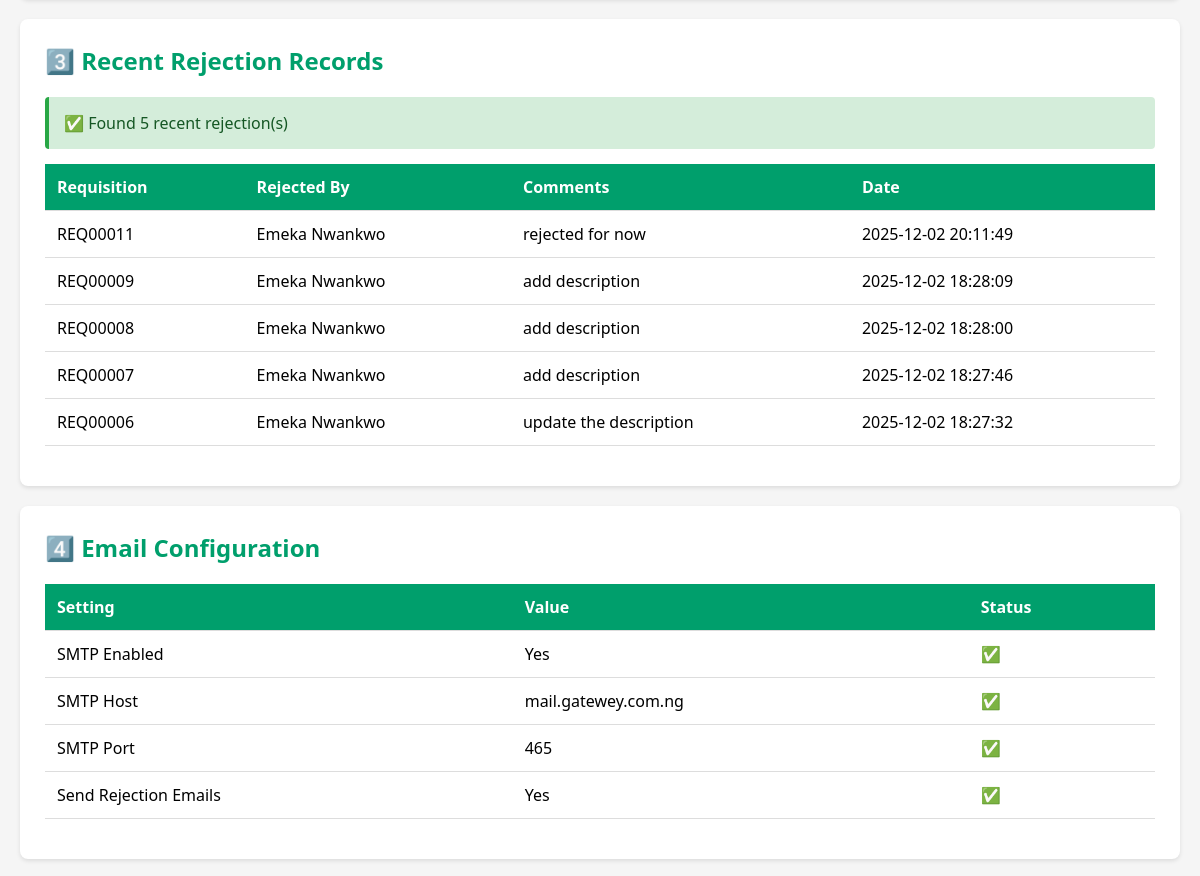
The app's page /test.php (middle part), older data.
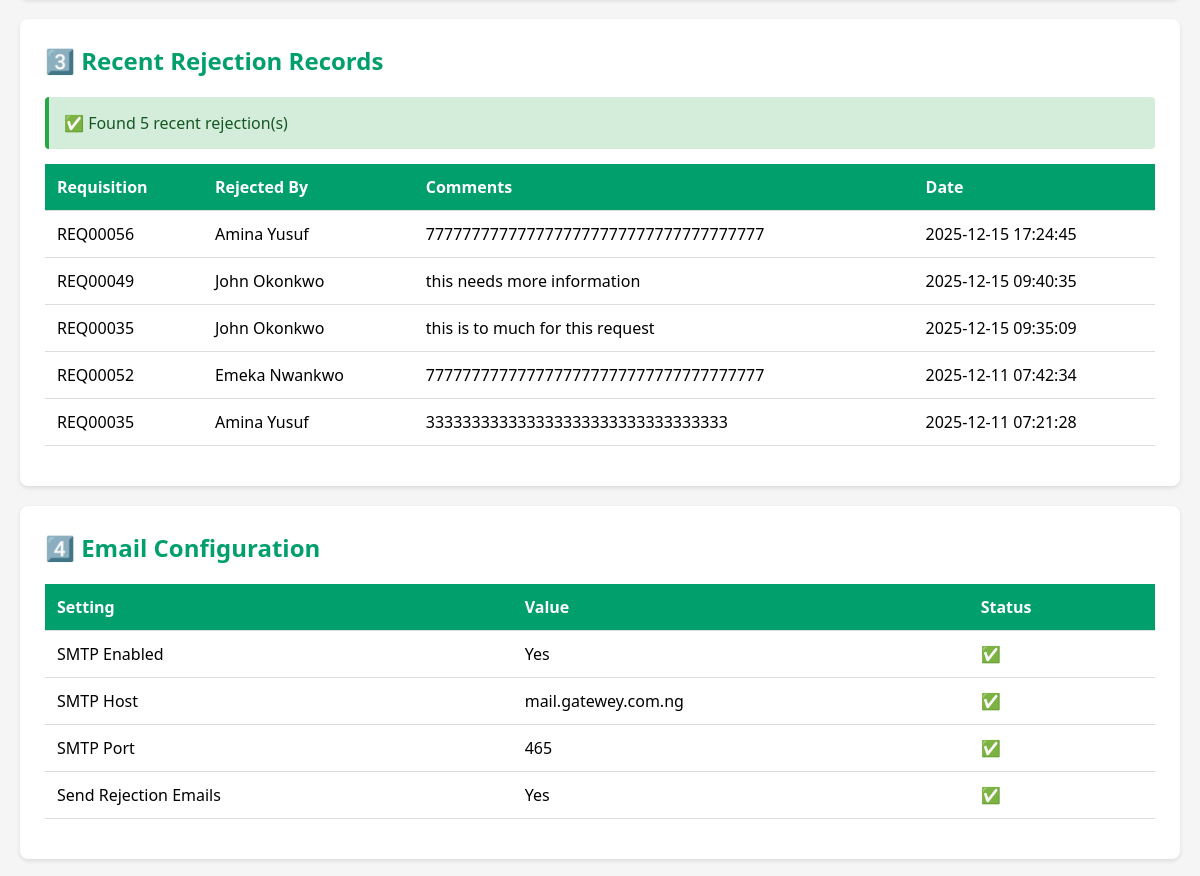
The same page, newer data.
### tables this page shows
CREATE TABLE `requisition_approvals` (
  `id` int NOT NULL,
  `requisition_id` int NOT NULL,
  `user_id` int NOT NULL,
  `role_at_approval` varchar(50) NOT NULL,
  `action` enum('approved','rejected','returned') NOT NULL,
  `comments` text,
  `ip_address` varchar(45) DEFAULT NULL,
  `created_at` timestamp NOT NULL DEFAULT CURRENT_TIMESTAMP
);

CREATE TABLE `requisitions` (
  `id` int NOT NULL,
  `requisition_number` varchar(50) NOT NULL,
  `user_id` int NOT NULL,
  `department_id` int NOT NULL,
  `purpose` text NOT NULL,
  `description` text COMMENT 'Additional information or notes about the requisition',
  `total_amount` decimal(15,2) NOT NULL,
  `category_id` int DEFAULT NULL,
  `status` enum('draft','pending_line_manager','pending_md','pending_finance_manager','approved_for_payment','paid','completed','rejected','cancelled') NOT NULL DEFAULT 'draft',
  `current_approver_id` int DEFAULT NULL,
  `rejection_reason` text,
  `rejected_by_id` int DEFAULT NULL,
  `rejected_at` timestamp NULL DEFAULT NULL,
  `payment_date` timestamp NULL DEFAULT NULL,
  `payment_method` varchar(50) DEFAULT NULL,
  `payment_reference` varchar(100) DEFAULT NULL,
  `payment_notes` text,
  `receipt_uploaded` tinyint(1) DEFAULT '0',
  `receipt_uploaded_at` timestamp NULL DEFAULT NULL,
  `is_draft` tinyint(1) DEFAULT '0',
  `created_at` timestamp NOT NULL DEFAULT CURRENT_TIMESTAMP,
  `updated_at` timestamp NOT NULL DEFAULT CURRENT_TIMESTAMP ON UPDATE CURRENT_TIMESTAMP,
  `submitted_at` timestamp NULL DEFAULT NULL,
  `paid_by` int DEFAULT NULL,
  `receipt_file_path` varchar(500) DEFAULT NULL,
  `receipt_file_name` varchar(255) DEFAULT NULL,
  `receipt_notes` text
);

CREATE TABLE `users` (
  `id` int NOT NULL,
  `role_id` int NOT NULL,
  `department_id` int DEFAULT NULL,
  `first_name` varchar(50) NOT NULL,
  `last_name` varchar(50) NOT NULL,
  `email` varchar(100) NOT NULL,
  `password_hash` varchar(255) NOT NULL,
  `phone` varchar(20) DEFAULT NULL,
  `is_active` tinyint(1) DEFAULT '1',
  `last_login` timestamp NULL DEFAULT NULL,
  `created_at` timestamp NOT NULL DEFAULT CURRENT_TIMESTAMP,
  `updated_at` timestamp NOT NULL DEFAULT CURRENT_TIMESTAMP ON UPDATE CURRENT_TIMESTAMP
);

### config/database.php (called while the page is built, shortened)
<?php
class Database {
    private static $instance = null;
    private $connection = null;
    private function __construct() {
        try {
            $dsn = DB_DSN;
            $options = [
                PDO::ATTR_ERRMODE            => PDO::ERRMODE_EXCEPTION,
                PDO::ATTR_DEFAULT_FETCH_MODE => PDO::FETCH_ASSOC,
                PDO::ATTR_EMULATE_PREPARES   => false,
                PDO::ATTR_PERSISTENT         => DB_PERSISTENT,
                PDO::MYSQL_ATTR_INIT_COMMAND => "SET NAMES " . DB_CHARSET
            ];
            $this->connection = new PDO($dsn, DB_USER, DB_PASS, $options);
        } catch (PDOException $e) {
            error_log("Database Connection Error: " . $e->getMessage());
            if (defined('APP_ENV') && APP_ENV === 'development' && APP_DEBUG) {
                die("Database Connection Failed: " . $e->getMessage());
            } else {
                die("A database error occurred. Please contact the administrator.");
            }
        }
    }
    public static function getInstance() {
        if (self::$instance === null) {
            self::$instance = new self();
        }
        return self::$instance;
    }
    public function execute($sql, $params = []) {
        try {
            $stmt = $this->connection->prepare($sql);
            $stmt->execute($params);
            return $stmt;
        } catch (PDOException $e) {
            error_log("Query Execution Error: " . $e->getMessage() . " | SQL: " . $sql);
            throw $e;
        }
    }
    public function fetchAll($sql, $params = []) {
        $stmt = $this->execute($sql, $params);
        return $stmt->fetchAll();
    }
}

### test.php (the view, shortened to what this page needs)
<?php
require_once 'config/database.php';
require_once 'config/email.php';
?>
<!DOCTYPE html>
<html lang="en">
<head>
</head>
<body>
    <?php
    try {
        $db = Database::getInstance();
    } catch (Exception $e) {
        echo '<div class="error">❌ Database connection failed: ' . htmlspecialchars($e->getMessage()) . '</div>';
        die();
    }
    echo '<div class="section">';
    echo '<h2>3️⃣ Recent Rejection Records</h2>';
    try {
        $rejections = $db->fetchAll(
            "SELECT ra.*, u.first_name, u.last_name, r.requisition_number
             FROM requisition_approvals ra
             INNER JOIN users u ON ra.user_id = u.id
             INNER JOIN requisitions r ON ra.requisition_id = r.id
             WHERE ra.action = ?
             ORDER BY ra.created_at DESC
             LIMIT 5",
            [APPROVAL_REJECTED]
        );
        if (empty($rejections)) {
            echo '<div class="warning">⚠️ No rejection records found in the database</div>';
        } else {
            echo '<div class="success">✅ Found ' . count($rejections) . ' recent rejection(s)</div>';
            echo '<table>';
            echo '<tr><th>Requisition</th><th>Rejected By</th><th>Comments</th><th>Date</th></tr>';
            foreach ($rejections as $rej) {
                echo '<tr>';
                echo '<td>' . htmlspecialchars($rej['requisition_number']) . '</td>';
                echo '<td>' . htmlspecialchars($rej['first_name'] . ' ' . $rej['last_name']) . '</td>';
                echo '<td>' . htmlspecialchars(substr($rej['comments'] ?? 'No comment', 0, 50)) . '</td>';
                echo '<td>' . htmlspecialchars($rej['created_at']) . '</td>';
                echo '</tr>';
            }
            echo '</table>';
        }
    } catch (Exception $e) {
        echo '<div class="error">❌ Query failed: ' . htmlspecialchars($e->getMessage()) . '</div>';
        echo '<div class="warning">';
        echo '<strong>This error suggests the column name mismatch issue!</strong><br>';
        echo 'The query is trying to use <code>user_id</code> but your table might have <code>approver_id</code> instead.';
        echo '</div>';
    }
    echo '</div>';
    echo '<div class="section">';
    echo '<h2>4️⃣ Email Configuration</h2>';
    echo '<table>';
    echo '<tr><th>Setting</th><th>Value</th><th>Status</th></tr>';
    echo '<tr><td>SMTP Enabled</td><td>' . (SMTP_ENABLED ? 'Yes' : 'No') . '</td><td>' . (SMTP_ENABLED ? '<span style="color: green;">✅</span>' : '<span style="color: red;">❌</span>') . '</td></tr>';
    echo '<tr><td>SMTP Host</td><td>' . htmlspecialchars(SMTP_HOST) . '</td><td>✅</td></tr>';
    echo '<tr><td>SMTP Port</td><td>' . htmlspecialchars(SMTP_PORT) . '</td><td>✅</td></tr>';
    echo '<tr><td>Send Rejection Emails</td><td>' . (SEND_REQUISITION_REJECTED_EMAIL ? 'Yes' : 'No') . '</td><td>' . (SEND_REQUISITION_REJECTED_EMAIL ? '<span style="color: green;">✅</span>' : '<span style="color: red;">❌</span>') . '</td></tr>';
    echo '</table>';
    echo '</div>';
    ?>
</body>
</html>

Row changes from the older to the newer data that the page shows:
no longer on this page (row unchanged): requisition_approvals: requisition.requisition_number "REQ00011", user.last_name "Emeka Nwankwo", comments "rejected for now", created_at "2025-12-02 20:11:49"
no longer on this page (row unchanged): requisition_approvals: requisition.requisition_number "REQ00009", user.last_name "Emeka Nwankwo", comments "add description", created_at "2025-12-02 18:28:09"
no longer on this page (row unchanged): requisition_approvals: requisition.requisition_number "REQ00008", user.last_name "Emeka Nwankwo", comments "add description", created_at "2025-12-02 18:28:00"
no longer on this page (row unchanged): requisition_approvals: requisition.requisition_number "REQ00007", user.last_name "Emeka Nwankwo", comments "add description", created_at "2025-12-02 18:27:46"
no longer on this page (row unchanged): requisition_approvals: requisition.requisition_number "REQ00006", user.last_name "Emeka Nwankwo", comments "update the description", created_at "2025-12-02 18:27:32"
added requisition_approvals: requisition.requisition_number "REQ00056", user.last_name "Amina Yusuf", comments "7777777777777777777777777777777777777", created_at "2025-12-15 17:24:45"
added requisition_approvals: requisition.requisition_number "REQ00049", user.last_name "John Okonkwo", comments "this needs more information", created_at "2025-12-15 09:40:35"
added requisition_approvals: requisition.requisition_number "REQ00035", user.last_name "John Okonkwo", comments "this is to much for this request", created_at "2025-12-15 09:35:09"
added requisition_approvals: requisition.requisition_number "REQ00052", user.last_name "Emeka Nwankwo", comments "7777777777777777777777777777777777777", created_at "2025-12-11 07:42:34"
added requisition_approvals: requisition.requisition_number "REQ00035", user.last_name "Amina Yusuf", comments "333333333333333333333333333333333", created_at "2025-12-11 07:21:28"
